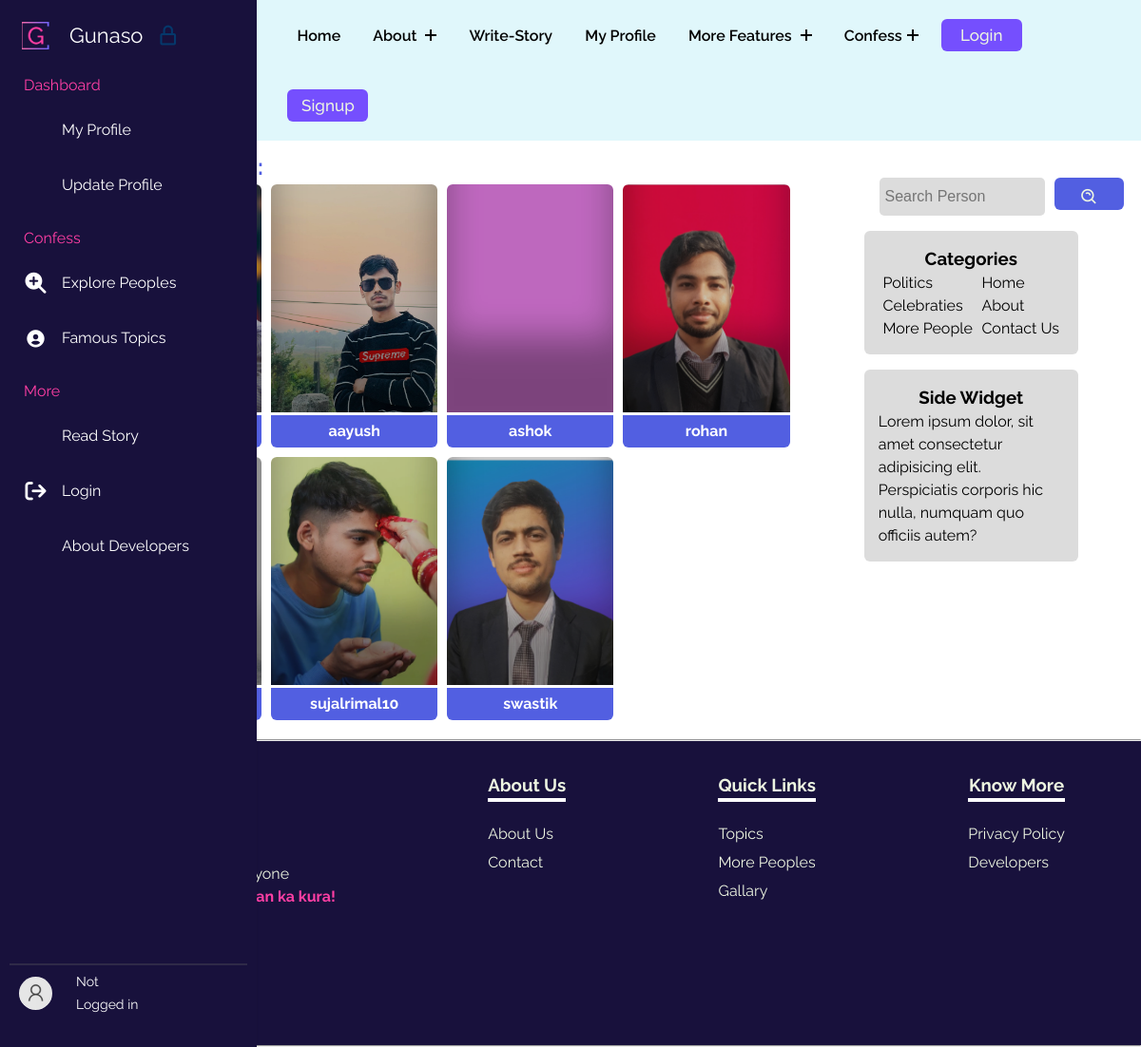
Before: /searchperson/ with the older database file.
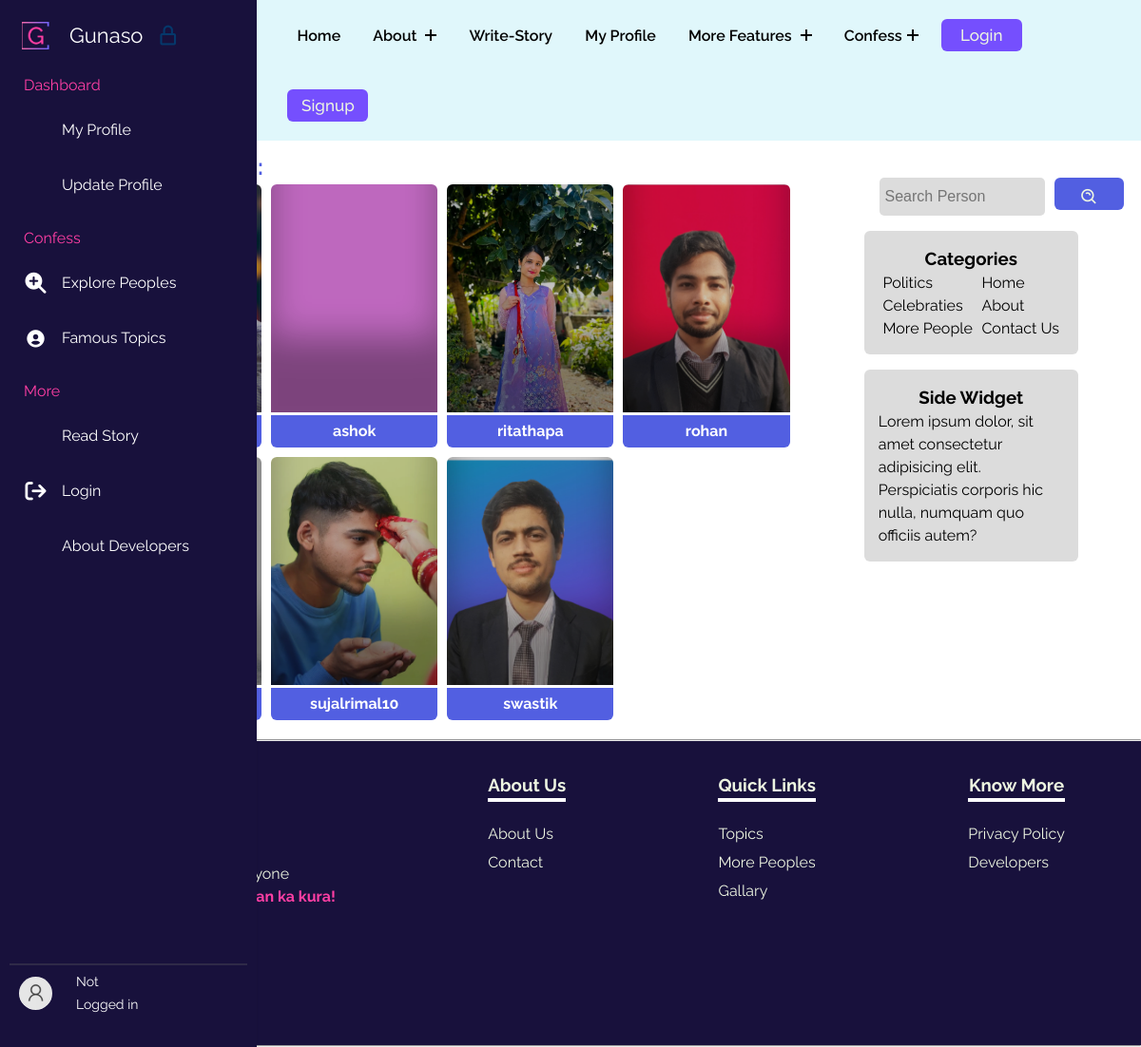
After: the same page with the newer database file.
### gunasoApp/models.py (models this page shows, shortened)
class Profile(models.Model):
    user = models.OneToOneField(User, on_delete=models.CASCADE, related_name="Profile")
    image = models.ImageField(upload_to="gunasoApp/images/loggeduserImages", blank=True, default="upload-image")

### gunasoApp/views.py (the view, shortened to what this page needs)
# urls.py: path('searchperson/', views.searchperson, name="searchperson"),
def searchperson(request):
    query = request.GET.get('query', '')
    if len(query) > 100:
        allPerson = Profile.objects.none()
    else:
        try:
            user_id = int(query)
            person = Profile.objects.filter(user_id=user_id)
        except ValueError:
            person = Profile.objects.none()
        if request.user.is_anonymous:
            allPersonContent = Profile.objects.filter(user__username__icontains=query)
            allPerson = person.union(allPersonContent)
            params = {'allPerson': allPerson, 'query': query}
    return render(request, 'searchperson.html', params)

### templates/searchperson.html (shortened to what this page needs)
{% extends 'base.html' %}
{% load static %}
    {% block base_style%}
    {{ block.super }}
    <link rel="stylesheet" href="{% static 'styles/persons.css' %}">
    {% endblock base_style%}
    {% block content %}
    <div class="famoustopicsmain">
        <div class="containflex">
            <div class="leftside">
                <h2>Search <span class="blue">Results:</span></h2>
                    <div class="gridcontain">
                        {% for profile in allPerson %}
                        <div data-aos="fade-up">
                            <div class="card" style="background-image: url(../media/{{profile.image}});">
                            </div>
                            <div class="linksbtns">
                                <a class="usernameanchor" href="../user/{{ profile.user }}">{{ profile.user }}</a>
                            </div>
                        </div>
                        {% endfor %}
                    </div>
            </div>
            <div class="rightside">
                <div class="searchdiv">
                    <form method="get" action="{% url 'searchperson' %}">
                        <input class="searchinp" type="search" placeholder="Search Person" aria-label="Search"
                            name="query" id="query">
                        <button class="copybtn" type="submit" style="margin: 0;">
                            <i class='bx bx-search-alt'></i>
                        </button>
                    </form>
                </div>
                <div class="catandside">
                    <div class="categoriesdiv">
                        <h3>Categories</h3>
                        <div class="uls">
                            <ul class="lineone">
                                <li><a href="#">Politics</a></li>
                                <li><a href="#">Celebraties</a></li>
                                <li><a href="#">More People</a></li>
                            </ul>
                            <ul class="lineone">
                                <li><a href="/">Home</a></li>
                                <li><a href="/about">About</a></li>
                                <li><a href="/">Contact Us</a></li>
                            </ul>
                        </div>
                    </div>
                    <div class="categoriesdiv">
                        <h3>Side Widget</h3>
                        <p>Lorem ipsum dolor, sit amet consectetur adipisicing elit. Perspiciatis corporis hic nulla,
                            numquam quo officiis autem?</p>
                    </div>
                </div>
            </div>
        </div>
    </div>
    {% endblock %}

Changed rows visible on the page:
removed Profile: image (picture), user "aayush"
added Profile: image (picture), user "ritathapa"
